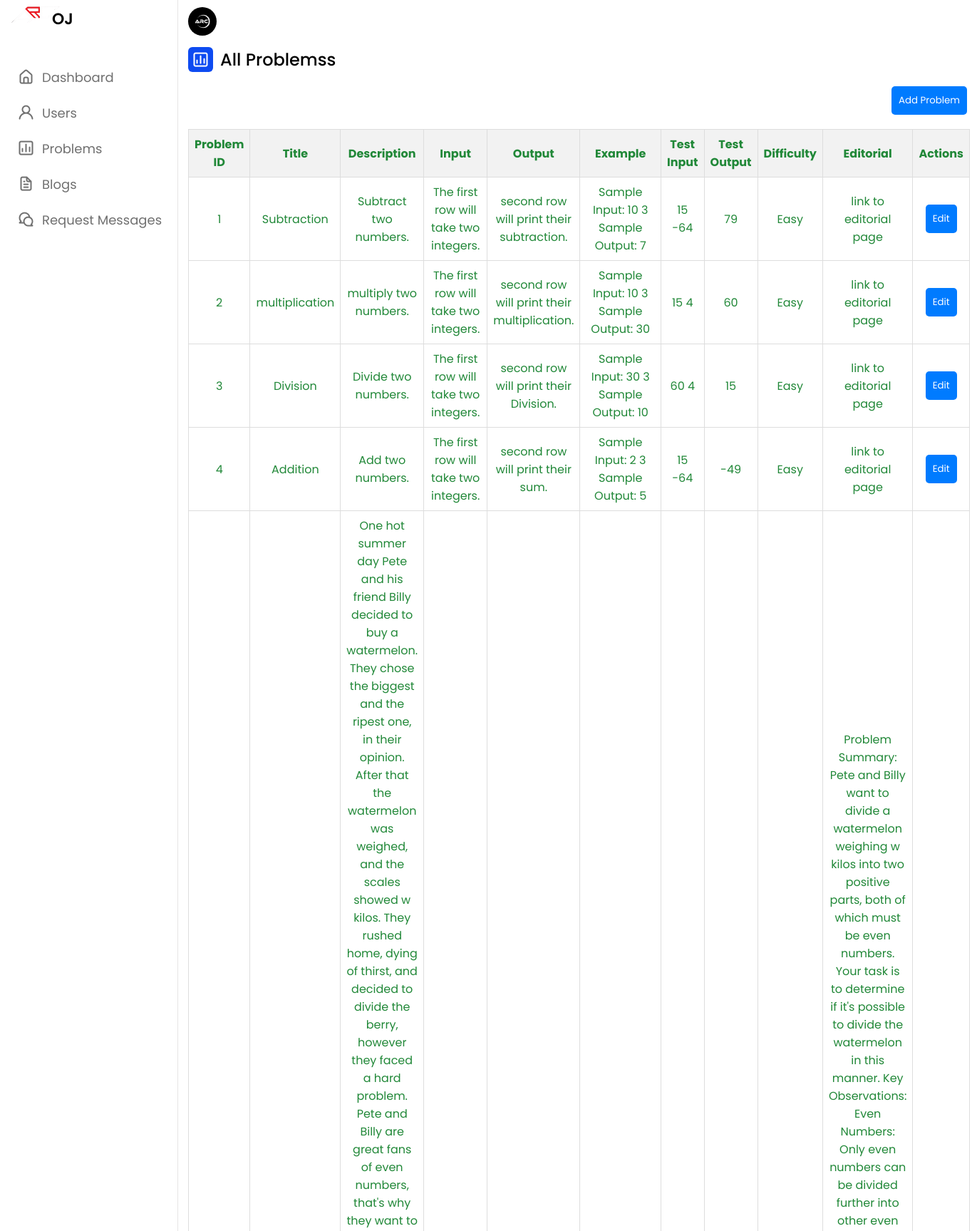
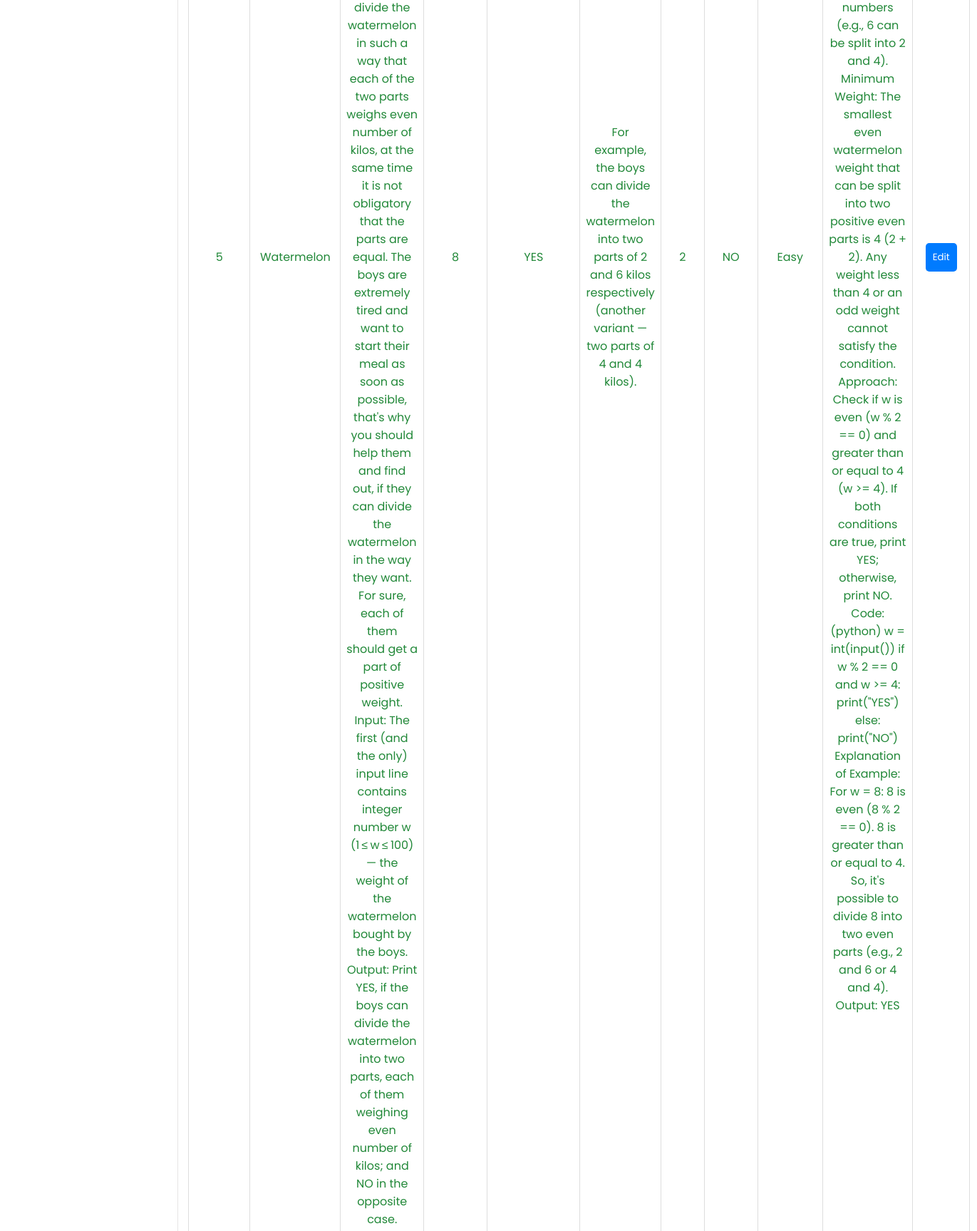
/admin_panel/problems/problems.php (upper part), run on the app's committed database (2 pictures, top to bottom).
### tables this page shows
CREATE TABLE `problem` (
  `problem_id` int(11) NOT NULL,
  `title` text NOT NULL,
  `description` text NOT NULL,
  `input` text NOT NULL,
  `output` text NOT NULL,
  `test_input` text NOT NULL,
  `test_output` text NOT NULL,
  `difficulty` varchar(55) NOT NULL,
  `example` text NOT NULL,
  `editorial` text NOT NULL
);

### admin_panel/problems/problems.php (the view, shortened to what this page needs)
<?php
$servername = "localhost";
$username = "root";
$password = "";
$dbname = "arcoj";
$conn = new mysqli($servername, $username, $password, $dbname);
$sql = "SELECT problem_id, title, description, input, output, test_input, test_output, difficulty, example, editorial FROM problem";
$result = $conn->query($sql);
?>
<!DOCTYPE html>
<html lang="en">
<head>
    <link rel="stylesheet" href="style.css">
    <link rel="stylesheet" href="https://unicons.iconscout.com/release/v4.0.0/css/line.css">
</head>
<body>
    <nav>
        <div class="logo-name">
            <div class="logo-image">
                <a href="#" class="logo clr-transition"><img src="../arc-removebg-preview.png" alt="Logo" style="position: absolute; top: 0px; left: 0px; width: 100px; z-index: 10;"></a>
            </div>
            <span class="logo_name">  OJ</span>
        </div>
        <div class="menu-items">
            <ul class="nav-links">
                <li><a href="../index.php"><i class="uil uil-estate"></i><span class="link-name">Dashboard</span></a></li>
                <li><a href="../users/users.php"><i class="uil uil-user"></i><span class="link-name">Users</span></a></li>
                <li><a href="../problems/problems.php"><i class="uil uil-chart"></i><span class="link-name">Problems</span></a></li>
                <li><a href="../Blog/blog.php"><i class="uil uil-file-alt"></i><span class="link-name">Blogs</span></a></li>
                <li><a href="../Contest_request/contest_request.php"><i class="uil uil-comments"></i><span class="link-name">Request Messages</span></a></li>
            </ul>
        </div>
    </nav>
    <section class="dashboard">
        <div class="top">
            <img src="../images/arc-admin-logo.jpg" alt="">
        </div>
        <div class="dash-content">
            <div class="activity">
                <div class="title">
                    <i class="uil uil-chart"></i>
                    <span class="text">All Problemss</span>
                </div>
                <div class="container">
                    <div class="header">
                    <button class="add-problem-btn" onclick="showAddProblemForm()">Add Problem</button>
                    </div>
                    <table>
                        <thead>
                            <tr>
                                <th>Problem ID</th>
                                <th>Title</th>
                                <th>Description</th>
                                <th>Input</Input></th>
                                <th>Output</th>
                                <th>Example</th>
                                <th>Test Input</th>
                                <th>Test Output</th>
                                <th>Difficulty</th>
                                <th>Editorial</th>
                                <th>Actions</th>
                            </tr>
                        </thead>
                        <tbody id="problemTableBody">
                        <?php
                            if ($result->num_rows > 0) {
                                while($row = $result->fetch_assoc()) {
                                    echo "<tr>
                                            <td>" . $row["problem_id"] . "</td>
                                            <td>" . $row["title"] . "</td>
                                            <td>" . $row["description"] . "</td>
                                            <td>" . $row["input"] . "</td>
                                            <td>" . $row["output"] . "</td>
                                            <td>" . $row["example"] . "</td>
                                            <td>" . $row["test_input"] . "</td>
                                            <td>" . $row["test_output"] . "</td>
                                            <td>" . $row["difficulty"] . "</td>
                                            <td>" . $row["editorial"] . "</td>
                                            <td>
                                            <button class='edit-btn' onclick='openEditForm(this)'>Edit</button>
                                            </td>
                                        </tr>";
                                }
                            } else {
                                echo "<tr><td colspan='7'>No problems found</td></tr>";
                            }
                            ?>
                        </tbody>
                    </table>
                </div>
            </div>
        </div>
    </section>
</body>
</html>

### admin_panel/problems/style.css (style rules this page uses)
* { margin: 0; padding: 0; box-sizing: border-box; font-family: 'Poppins', sans-serif; }
:root { --primary-color: #0E4BF1; --panel-color: #FFF; --text-color: #000; --black-light-color: #707070; --border-color: #e6e5e5; --toggle-color: #DDD; --box1-color: #4DA3FF; --box2-color: #FFE6AC; --box3-color: #E7D1FC; --title-icon-color: #fff; --tran-05: all 0.5s ease; --tran-03: all 0.3s ease; --tran-03: all 0.2s ease; }
body { min-height: 100vh; background-color: var(--primary-color); }
nav { position: fixed; top: 0; left: 0; height: 100%; width: 250px; padding: 10px 14px; background-color: var(--panel-color); border-right: 1px solid var(--border-color); transition: var(--tran-05); }
nav .logo-name { display: flex; align-items: center; }
nav .logo-image { display: flex; justify-content: center; min-width: 45px; }
nav .logo-image img { width: 40px; object-fit: cover; border-radius: 50%; }
nav .logo-name .logo_name { font-size: 22px; font-weight: 600; color: var(--text-color); margin-left: 14px; transition: var(--tran-05); }
nav .menu-items { margin-top: 40px; height: calc(100% - 90px); display: flex; flex-direction: column; justify-content: space-between; }
.menu-items li { list-style: none; }
.menu-items li a { display: flex; align-items: center; height: 50px; text-decoration: none; position: relative; }
.menu-items li a i { font-size: 24px; min-width: 45px; height: 100%; display: flex; align-items: center; justify-content: center; color: var(--black-light-color); }
.menu-items li a .link-name { font-size: 18px; font-weight: 400; color: var(--black-light-color); transition: var(--tran-05); }
.dashboard { position: relative; left: 250px; background-color: var(--panel-color); min-height: 100vh; width: calc(100% - 250px); padding: 10px 14px; transition: var(--tran-05); }
.dashboard .top { position: fixed; top: 0; left: 250px; display: flex; width: calc(100% - 250px); justify-content: space-between; align-items: center; padding: 10px 14px; background-color: var(--panel-color); transition: var(--tran-05); z-index: 10; }
.top img { width: 40px; border-radius: 50%; }
.dashboard .dash-content { padding-top: 50px; }
.dash-content .title { display: flex; align-items: center; margin: 6px 0 3px 0; }
.dash-content .title i { position: relative; height: 35px; width: 35px; background-color: var(--primary-color); border-radius: 6px; color: var(--title-icon-color); display: flex; align-items: center; justify-content: center; font-size: 24px; }
.dash-content .title .text { font-size: 24px; font-weight: 500; color: var(--text-color); margin-left: 10px; }
.container { width: 100%; margin: 0 auto; }
.header { display: flex; justify-content: flex-end; margin: 20px 0; }
table { width: 100%; border-collapse: collapse; margin-top: 20px; }
th, td { border: 1px solid #ddd; padding: 8px; text-align: center; color: #218838; }
th { background-color: #f2f2f2; }
img { border-radius: 50%; width: 40px; height: 40px; }
button { padding: 10px; background-color: #007bff; color: white; border: none; cursor: pointer; border-radius: 5px; }

### data on the page
problem: problem_id "1", title "Subtraction", description "Subtract two numbers.", input "The first row will take two integers.", output "second row will print their subtraction.", example "Sample Input: 10 3 Sample Output: 7", test_input "15 -64", test_output "79", difficulty "Easy", editorial "link to editorial page"
problem: problem_id "2", title "multiplication", description "multiply two numbers.", input "The first row will take two integers.", output "second row will print their multiplication.", example "Sample Input: 10 3 Sample Output: 30", test_input "15 4", test_output "60", difficulty "Easy", editorial "link to editorial page"
problem: problem_id "3", title "Division", description "Divide two numbers.", input "The first row will take two integers.", output "second row will print their Division.", example "Sample Input: 30 3 Sample Output: 10", test_input "60 4", test_output "15", difficulty "Easy", editorial "link to editorial page"
problem: problem_id "4", title "Addition", description "Add two numbers.", input "The first row will take two integers.", output "second row will print their sum.", example "Sample Input: 2 3 Sample Output: 5", test_input "15 -64", test_output "-49", difficulty "Easy", editorial "link to editorial page"
problem: problem_id "5", title "Watermelon", description "One hot summer day Pete and his friend Billy decided to buy a watermelon. They chose the biggest and the ripest one, in their opinion. After that the watermelon was weighed, and the scales showed w kilos. They rushed home, dying of thirst, and decided to divide the berry, however they faced a hard problem. Pete and Billy are great fans of even numbers, that's why they want to divide the watermelon in such a way that each of the two parts weighs even number of kilos, at the same time it is not obligatory that the parts are equal. The boys are extremely tired and want to start their meal as soon as possible, that's why you should help them and find out, if they can divide the watermelon in…", input "8", output "YES", example "For example, the boys can divide the watermelon into two parts of 2 and 6 kilos respectively (another variant — two parts of 4 and 4 kilos).", test_input "2", test_output "NO", difficulty "Easy", editorial "Problem Summary: Pete and Billy want to divide a watermelon weighing w kilos into two positive parts, both of which must be even numbers. Your task is to determine if it's possible to divide the watermelon in this manner. Key Observations: Even Numbers: Only even numbers can be divided further into other even numbers (e.g., 6 can be split into 2 and 4). Minimum Weight: The smallest even watermelon weight that can be split into two positive even parts is 4 (2 + 2). Any weight less than 4 or an odd weight cannot satisfy the condition. Approach: Check if w is even (w % 2 == 0) and greater than or equal to 4 (w >= 4). If both conditions are true, print YES; otherwise, print NO. Code:(python) w…"
